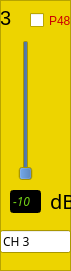
   <widget class="QFrame" name="frame_3">
    <property name="geometry">
     <rect>
      <x>160</x>
      <y>90</y>
      <width>71</width>
      <height>271</height>
     </rect>
    </property>
    <property name="palette">
     <palette>
      <active>
       <colorrole role="Base">
        <brush brushstyle="SolidPattern">
         <color alpha="255">
          <red>255</red>
          <green>255</green>
          <blue>255</blue>
         </color>
        </brush>
       </colorrole>
       <colorrole role="Window">
        <brush brushstyle="SolidPattern">
         <color alpha="255">
          <red>237</red>
          <green>212</green>
          <blue>0</blue>
         </color>
        </brush>
       </colorrole>
      </active>
      <inactive>
       <colorrole role="Base">
        <brush brushstyle="SolidPattern">
         <color alpha="255">
          <red>255</red>
          <green>255</green>
          <blue>255</blue>
         </color>
        </brush>
       </colorrole>
       <colorrole role="Window">
        <brush brushstyle="SolidPattern">
         <color alpha="255">
          <red>237</red>
          <green>212</green>
          <blue>0</blue>
         </color>
        </brush>
       </colorrole>
      </inactive>
      <disabled>
       <colorrole role="Base">
        <brush brushstyle="SolidPattern">
         <color alpha="255">
          <red>237</red>
          <green>212</green>
          <blue>0</blue>
         </color>
        </brush>
       </colorrole>
       <colorrole role="Window">
        <brush brushstyle="SolidPattern">
         <color alpha="255">
          <red>237</red>
          <green>212</green>
          <blue>0</blue>
         </color>
        </brush>
       </colorrole>
      </disabled>
     </palette>
    </property>
    <property name="autoFillBackground">
     <bool>true</bool>
    </property>
    <property name="frameShape">
     <enum>QFrame::StyledPanel</enum>
    </property>
    <property name="frameShadow">
     <enum>QFrame::Raised</enum>
    </property>
    <widget class="QLabel" name="label_7">
     <property name="geometry">
      <rect>
       <x>0</x>
       <y>10</y>
       <width>21</width>
       <height>16</height>
      </rect>
     </property>
     <property name="font">
      <font>
       <pointsize>15</pointsize>
      </font>
     </property>
     <property name="text">
      <string>3</string>
     </property>
    </widget>
    <widget class="QSlider" name="g_ch_3">
     <property name="geometry">
      <rect>
       <x>10</x>
       <y>40</y>
       <width>31</width>
       <height>141</height>
      </rect>
     </property>
     <property name="palette">
      <palette>
       <active>
        <colorrole role="Button">
         <brush brushstyle="SolidPattern">
          <color alpha="255">
           <red>52</red>
           <green>101</green>
           <blue>164</blue>
          </color>
         </brush>
        </colorrole>
       </active>
       <inactive>
        <colorrole role="Button">
         <brush brushstyle="SolidPattern">
          <color alpha="255">
           <red>52</red>
           <green>101</green>
           <blue>164</blue>
          </color>
         </brush>
        </colorrole>
       </inactive>
       <disabled>
        <colorrole role="Button">
         <brush brushstyle="SolidPattern">
          <color alpha="255">
           <red>52</red>
           <green>101</green>
           <blue>164</blue>
          </color>
         </brush>
        </colorrole>
       </disabled>
      </palette>
     </property>
     <property name="minimum">
      <number>0</number>
     </property>
     <property name="maximum">
      <number>12</number>
     </property>
     <property name="singleStep">
      <number>1</number>
     </property>
     <property name="pageStep">
      <number>1</number>
     </property>
     <property name="value">
      <number>0</number>
     </property>
     <property name="orientation">
      <enum>Qt::Vertical</enum>
     </property>
     <property name="tickInterval">
      <number>6</number>
     </property>
    </widget>
    <widget class="QCheckBox" name="p48_3">
     <property name="geometry">
      <rect>
       <x>30</x>
       <y>10</y>
       <width>41</width>
       <height>21</height>
      </rect>
     </property>
     <property name="palette">
      <palette>
       <active>
        <colorrole role="WindowText">
         <brush brushstyle="SolidPattern">
          <color alpha="255">
           <red>204</red>
           <green>0</green>
           <blue>0</blue>
          </color>
         </brush>
        </colorrole>
       </active>
       <inactive>
        <colorrole role="WindowText">
         <brush brushstyle="SolidPattern">
          <color alpha="255">
           <red>204</red>
           <green>0</green>
           <blue>0</blue>
          </color>
         </brush>
        </colorrole>
       </inactive>
       <disabled>
        <colorrole role="WindowText">
         <brush brushstyle="SolidPattern">
          <color alpha="255">
           <red>190</red>
           <green>190</green>
           <blue>190</blue>
          </color>
         </brush>
        </colorrole>
       </disabled>
      </palette>
     </property>
     <property name="text">
      <string>P48</string>
     </property>
    </widget>
    <widget class="QLineEdit" name="d_ch_3">
     <property name="enabled">
      <bool>false</bool>
     </property>
     <property name="geometry">
      <rect>
       <x>10</x>
       <y>190</y>
       <width>31</width>
       <height>23</height>
      </rect>
     </property>
     <property name="palette">
      <palette>
       <active>
        <colorrole role="WindowText">
         <brush brushstyle="SolidPattern">
          <color alpha="255">
           <red>0</red>
           <green>0</green>
           <blue>0</blue>
          </color>
         </brush>
        </colorrole>
        <colorrole role="Light">
         <brush brushstyle="SolidPattern">
          <color alpha="255">
           <red>255</red>
           <green>255</green>
           <blue>255</blue>
          </color>
         </brush>
        </colorrole>
        <colorrole role="Dark">
         <brush brushstyle="SolidPattern">
          <color alpha="255">
           <red>115</red>
           <green>210</green>
           <blue>22</blue>
          </color>
         </brush>
        </colorrole>
        <colorrole role="Text">
         <brush brushstyle="SolidPattern">
          <color alpha="255">
           <red>0</red>
           <green>0</green>
           <blue>0</blue>
          </color>
         </brush>
        </colorrole>
        <colorrole role="ButtonText">
         <brush brushstyle="SolidPattern">
          <color alpha="255">
           <red>0</red>
           <green>0</green>
           <blue>0</blue>
          </color>
         </brush>
        </colorrole>
        <colorrole role="Base">
         <brush brushstyle="SolidPattern">
          <color alpha="255">
           <red>0</red>
           <green>0</green>
           <blue>0</blue>
          </color>
         </brush>
        </colorrole>
        <colorrole role="Window">
         <brush brushstyle="SolidPattern">
          <color alpha="255">
           <red>0</red>
           <green>0</green>
           <blue>0</blue>
          </color>
         </brush>
        </colorrole>
       </active>
       <inactive>
        <colorrole role="WindowText">
         <brush brushstyle="SolidPattern">
          <color alpha="255">
           <red>0</red>
           <green>0</green>
           <blue>0</blue>
          </color>
         </brush>
        </colorrole>
        <colorrole role="Light">
         <brush brushstyle="SolidPattern">
          <color alpha="255">
           <red>255</red>
           <green>255</green>
           <blue>255</blue>
          </color>
         </brush>
        </colorrole>
        <colorrole role="Dark">
         <brush brushstyle="SolidPattern">
          <color alpha="255">
           <red>115</red>
           <green>210</green>
           <blue>22</blue>
          </color>
         </brush>
        </colorrole>
        <colorrole role="Text">
         <brush brushstyle="SolidPattern">
          <color alpha="255">
           <red>0</red>
           <green>0</green>
           <blue>0</blue>
          </color>
         </brush>
        </colorrole>
        <colorrole role="ButtonText">
         <brush brushstyle="SolidPattern">
          <color alpha="255">
           <red>0</red>
           <green>0</green>
           <blue>0</blue>
          </color>
         </brush>
        </colorrole>
        <colorrole role="Base">
         <brush brushstyle="SolidPattern">
          <color alpha="255">
           <red>0</red>
           <green>0</green>
           <blue>0</blue>
          </color>
         </brush>
        </colorrole>
        <colorrole role="Window">
         <brush brushstyle="SolidPattern">
          <color alpha="255">
           <red>0</red>
           <green>0</green>
           <blue>0</blue>
          </color>
         </brush>
        </colorrole>
       </inactive>
       <disabled>
        <colorrole role="WindowText">
         <brush brushstyle="SolidPattern">
          <color alpha="255">
           <red>115</red>
           <green>210</green>
           <blue>22</blue>
          </color>
         </brush>
        </colorrole>
        <colorrole role="Light">
         <brush brushstyle="SolidPattern">
          <color alpha="255">
           <red>255</red>
           <green>255</green>
           <blue>255</blue>
          </color>
         </brush>
        </colorrole>
        <colorrole role="Dark">
         <brush brushstyle="SolidPattern">
          <color alpha="255">
           <red>115</red>
           <green>210</green>
           <blue>22</blue>
          </color>
         </brush>
        </colorrole>
        <colorrole role="Text">
         <brush brushstyle="SolidPattern">
          <color alpha="255">
           <red>115</red>
           <green>210</green>
           <blue>22</blue>
          </color>
         </brush>
        </colorrole>
        <colorrole role="ButtonText">
         <brush brushstyle="SolidPattern">
          <color alpha="255">
           <red>115</red>
           <green>210</green>
           <blue>22</blue>
          </color>
         </brush>
        </colorrole>
        <colorrole role="Base">
         <brush brushstyle="SolidPattern">
          <color alpha="255">
           <red>0</red>
           <green>0</green>
           <blue>0</blue>
          </color>
         </brush>
        </colorrole>
        <colorrole role="Window">
         <brush brushstyle="SolidPattern">
          <color alpha="255">
           <red>0</red>
           <green>0</green>
           <blue>0</blue>
          </color>
         </brush>
        </colorrole>
       </disabled>
      </palette>
     </property>
     <property name="font">
      <font>
       <family>Clean</family>
       <italic>true</italic>
      </font>
     </property>
     <property name="text">
      <string>-10</string>
     </property>
    </widget>
    <widget class="QLabel" name="label_8">
     <property name="geometry">
      <rect>
       <x>50</x>
       <y>190</y>
       <width>21</width>
       <height>21</height>
      </rect>
     </property>
     <property name="font">
      <font>
       <family>Clean</family>
       <pointsize>15</pointsize>
      </font>
     </property>
     <property name="text">
      <string>dB</string>
     </property>
    </widget>
    <widget class="QLineEdit" name="lineEdit_3">
     <property name="geometry">
      <rect>
       <x>0</x>
       <y>230</y>
       <width>71</width>
       <height>23</height>
      </rect>
     </property>
     <property name="font">
      <font>
       <family>Clean</family>
      </font>
     </property>
     <property name="text">
      <string>CH 3</string>
     </property>
    </widget>
   </widget>
